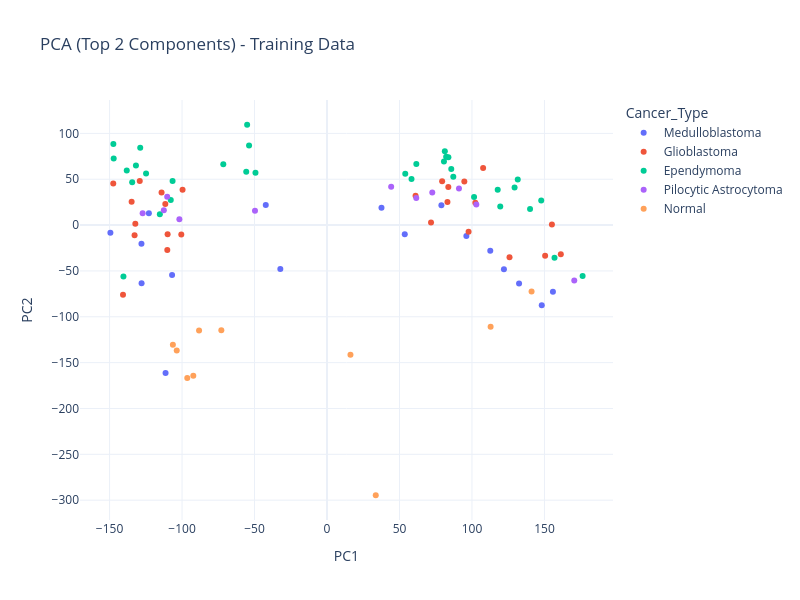

Source (notebook cell):
### Markdown cell above
# 5. Dimensionality Reduction (Planned)
## 5.1 PCA (Principal Component Analysis)
## 5.2 t-SNE (t-Distributed Stochastic Neighbor Embedding)
## 5.3 UMAP (Uniform Manifold Approximation and Projection)
## 5.4 LDA (Linear Discriminant Analysis)

### Code cell
import numpy as np
import pandas as pd
import matplotlib.pyplot as plt
import plotly.express as px
from sklearn.decomposition import PCA

def apply_pca(X_train, X_test, n_components=50):
    """
    Apply PCA to reduce high-dimensional gene expression data (54k features → n_components)
    Choose n_components based on explained variance (we use 50 for balance of speed/performance)
    """
    # Fit PCA ONLY on training data
    pca = PCA(n_components=n_components, random_state=10)
    X_train_pca = pca.fit_transform(X_train)
    X_test_pca = pca.transform(X_test)
    
    # Plot explained variance ratio
    plt.figure(figsize=(10, 6))
    plt.plot(np.cumsum(pca.explained_variance_ratio_), marker='o', linestyle='--')
    plt.xlabel('Number of PCA Components')
    plt.ylabel('Cumulative Explained Variance')
    plt.title(f'PCA Explained Variance (Total: {np.sum(pca.explained_variance_ratio_).round(3)*100}%)')
    plt.axhline(y=0.9, color='r', linestyle='-', label='90% Variance')
    plt.legend()
    plt.tight_layout()
    plt.savefig('pca_variance.png', dpi=300)
    plt.show()
    
    print(f"\n✅ PCA Applied: {n_components} components explain {np.sum(pca.explained_variance_ratio_).round(3)*100}% of variance")
    return X_train_pca, X_test_pca, pca

# --------------------------
from sklearn.preprocessing import StandardScaler
scaler = StandardScaler()
X_train_scaled = scaler.fit_transform(X_train)
X_test_scaled = scaler.transform(X_test)

# Apply PCA (reduce 54k features to 50 components)
X_train_pca, X_test_pca, pca = apply_pca(X_train_scaled, X_test_scaled, n_components=50)

# --------------------------

def plot_pca_2d(X_pca, y, title):
    # Step 1: Convert NumPy array y to pandas Series (to use map)
    # OR use np.vectorize() for pure NumPy approach (alternative below)
    y_series = pd.Series(y)
    
    # Step 2: Map numerical labels to cancer type names
    cancer_mapping = {
        0: 'Normal', 
        1: 'Ependymoma', 
        2: 'Glioblastoma',
        3: 'Pilocytic Astrocytoma', 
        4: 'Medulloblastoma'
    }
    
    df_pca = pd.DataFrame({
        'PC1': X_pca[:, 0],
        'PC2': X_pca[:, 1],
        'Cancer_Type': y_series.map(cancer_mapping)  # Now works (pandas Series)
    })
    
    fig = px.scatter(
        df_pca, x='PC1', y='PC2', color='Cancer_Type',
        title=title, template='plotly_white',
        hover_data=['PC1', 'PC2', 'Cancer_Type']
    )
    fig.update_layout(width=800, height=600)
    fig.show()

plot_pca_2d(X_train_pca, y_train, 'PCA (Top 2 Components) - Training Data')

### Figure 1 — Plotly figure (JSON) as saved in the notebook; plotly's stock layout.template omitted (floating-point values rounded to 4 significant figures)
{"data": [{"customdata": [["Medulloblastoma"], ["Medulloblastoma"], ["Medulloblastoma"], ["Medulloblastoma"], ["Medulloblastoma"], ["Medulloblastoma"], ["Medulloblastoma"], ["Medulloblastoma"], ["Medulloblastoma"], ["Medulloblastoma"], ["Medulloblastoma"], ["Medulloblastoma"], ["Medulloblastoma"], ["Medulloblastoma"], ["Medulloblastoma"], ["Medulloblastoma"], ["Medulloblastoma"]], "hovertemplate": "Cancer_Type=%{customdata[0]}<br>PC1=%{x}<br>PC2=%{y}<extra></extra>", "legendgroup": "Medulloblastoma", "marker": {"color": "#636efa", "symbol": "circle"}, "mode": "markers", "name": "Medulloblastoma", "orientation": "v", "showlegend": true, "type": "scatter", "x": [-106.9, 37.58, 53.64, 78.91, 148.1, -149.4, -111.4, 155.8, -32.2, -128.0, 96.13, -127.9, 122.0, -42.24, 132.5, 112.6, -122.9], "xaxis": "x", "y": [-54.36, 18.91, -10.02, 21.61, -87.44, -8.292, -161.2, -72.74, -47.96, -20.37, -12.04, -63.48, -48.28, 21.86, -63.78, -27.98, 12.98], "yaxis": "y"}, {"customdata": [["Glioblastoma"], ["Glioblastoma"], ["Glioblastoma"], ["Glioblastoma"], ["Glioblastoma"], ["Glioblastoma"], ["Glioblastoma"], ["Glioblastoma"], ["Glioblastoma"], ["Glioblastoma"], ["Glioblastoma"], ["Glioblastoma"], ["Glioblastoma"], ["Glioblastoma"], ["Glioblastoma"], ["Glioblastoma"], ["Glioblastoma"], ["Glioblastoma"], ["Glioblastoma"], ["Glioblastoma"], ["Glioblastoma"], ["Glioblastoma"], ["Glioblastoma"], ["Glioblastoma"], ["Glioblastoma"]], "hovertemplate": "Cancer_Type=%{customdata[0]}<br>PC1=%{x}<br>PC2=%{y}<extra></extra>", "legendgroup": "Glioblastoma", "marker": {"color": "#EF553B", "symbol": "circle"}, "mode": "markers", "name": "Glioblastoma", "orientation": "v", "showlegend": true, "type": "scatter", "x": [-99.65, -132.2, -100.5, -110.2, -132.7, -134.8, -111.6, -114.1, 102.3, 79.42, 161.3, 61.07, -147.5, 97.66, 125.9, 150.5, -110.0, 83.68, 94.73, 83.09, 71.76, -140.7, 107.7, -129.2, 155.1], "xaxis": "x", "y": [38.6, 1.478, -10.14, -27.21, -11.06, 25.4, 22.97, 35.4, 24.42, 47.71, -31.94, 32.06, 45.39, -7.284, -35.1, -33.5, -10.05, 41.66, 47.53, 25.06, 2.922, -75.89, 62.19, 47.96, 0.6659], "yaxis": "y"}, {"customdata": [["Ependymoma"], ["Ependymoma"], ["Ependymoma"], ["Ependymoma"], ["Ependymoma"], ["Ependymoma"], ["Ependymoma"], ["Ependymoma"], ["Ependymoma"], ["Ependymoma"], ["Ependymoma"], ["Ependymoma"], ["Ependymoma"], ["Ependymoma"], ["Ependymoma"], ["Ependymoma"], ["Ependymoma"], ["Ependymoma"], ["Ependymoma"], ["Ependymoma"], ["Ependymoma"], ["Ependymoma"], ["Ependymoma"], ["Ependymoma"], ["Ependymoma"], ["Ependymoma"], ["Ependymoma"], ["Ependymoma"], ["Ependymoma"], ["Ependymoma"], ["Ependymoma"], ["Ependymoma"], ["Ependymoma"], ["Ependymoma"]], "hovertemplate": "Cancer_Type=%{customdata[0]}<br>PC1=%{x}<br>PC2=%{y}<extra></extra>", "legendgroup": "Ependymoma", "marker": {"color": "#00cc96", "symbol": "circle"}, "mode": "markers", "name": "Ependymoma", "orientation": "v", "showlegend": true, "type": "scatter", "x": [101.4, -115.3, 83.74, 81.28, -53.78, 147.8, 117.8, 80.67, 82.19, -140.4, -107.8, 119.5, 156.9, 58.3, -131.8, 140.1, 131.6, -71.56, 85.72, 53.98, 129.4, 87.12, -49.36, -128.9, -106.5, -134.4, -138.1, -55.73, -124.8, -147.2, -55.11, -147.4, 61.62, 176.3], "xaxis": "x", "y": [30.68, 11.72, 74.09, 80.55, 86.71, 26.73, 38.5, 69.36, 74.52, -56.03, 27.23, 20.39, -35.58, 50.21, 64.96, 17.43, 49.62, 66.41, 61.11, 55.9, 41.01, 52.64, 57.15, 84.31, 48.17, 46.66, 59.49, 58.09, 56.29, 72.69, 109.4, 88.54, 66.51, -55.66], "yaxis": "y"}, {"customdata": [["Pilocytic Astrocytoma"], ["Pilocytic Astrocytoma"], ["Pilocytic Astrocytoma"], ["Pilocytic Astrocytoma"], ["Pilocytic Astrocytoma"], ["Pilocytic Astrocytoma"], ["Pilocytic Astrocytoma"], ["Pilocytic Astrocytoma"], ["Pilocytic Astrocytoma"], ["Pilocytic Astrocytoma"], ["Pilocytic Astrocytoma"]], "hovertemplate": "Cancer_Type=%{customdata[0]}<br>PC1=%{x}<br>PC2=%{y}<extra></extra>", "legendgroup": "Pilocytic Astrocytoma", "marker": {"color": "#ab63fa", "symbol": "circle"}, "mode": "markers", "name": "Pilocytic Astrocytoma", "orientation": "v", "showlegend": true, "type": "scatter", "x": [103.0, -110.3, -101.8, -112.6, 61.56, -127.2, 170.6, 44.25, 91.03, -49.69, 72.62], "xaxis": "x", "y": [22.54, 30.85, 6.451, 16.28, 29.63, 12.88, -60.41, 41.81, 39.81, 15.57, 35.62], "yaxis": "y"}, {"customdata": [["Normal"], ["Normal"], ["Normal"], ["Normal"], ["Normal"], ["Normal"], ["Normal"], ["Normal"], ["Normal"], ["Normal"]], "hovertemplate": "Cancer_Type=%{customdata[0]}<br>PC1=%{x}<br>PC2=%{y}<extra></extra>", "legendgroup": "Normal", "marker": {"color": "#FFA15A", "symbol": "circle"}, "mode": "markers", "name": "Normal", "orientation": "v", "showlegend": true, "type": "scatter", "x": [33.62, -88.28, 141.1, -106.3, 16.17, -96.4, -92.25, 112.9, -72.9, -103.7], "xaxis": "x", "y": [-294.6, -114.9, -72.3, -130.5, -141.5, -166.8, -164.3, -111.0, -114.8, -136.8], "yaxis": "y"}], "layout": {"height": 600, "legend": {"title": {"text": "Cancer_Type"}, "tracegroupgap": 0}, "title": {"text": "PCA (Top 2 Components) - Training Data"}, "width": 800, "xaxis": {"anchor": "y", "domain": [0, 1], "title": {"text": "PC1"}}, "yaxis": {"anchor": "x", "domain": [0, 1], "title": {"text": "PC2"}}}}
